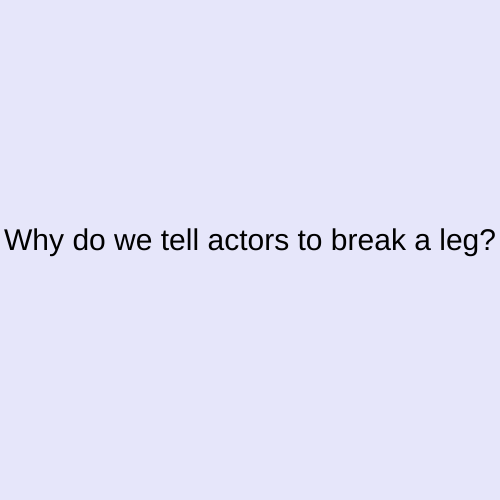
Frame 1 (no input)
Frame 60 (no input): identical to frame 1, image omitted
Frame 120 (the mouse pressed at the canvas centre since frame 60): identical to frame 1, image omitted

The p5.js sketch that drew this single still picture (run headless with seeded random() and noise() and a simulated clock; from frame 60 on, the mouse is pressed at the canvas centre):

// p5.js sketch
// ── sketch.js
let timer = 0;
let state = 0;

function setup() {
  createCanvas(500, 500);
  textAlign(CENTER);
  textSize(30);
}

function draw() {
switch(state){
  case 0:
  background ('lavender');
  text ("Why do we tell actors to break a leg?", width/2, height/2);
  break;

   case 1:
   background ('teal');
   text ("Because every play has a cast.", width/2, height/2);
   break;
}

timer++
if (timer > 3*60){
  state++;
  timer = 0;
  if (state > 1){
    state = 0;
  }
}
}
